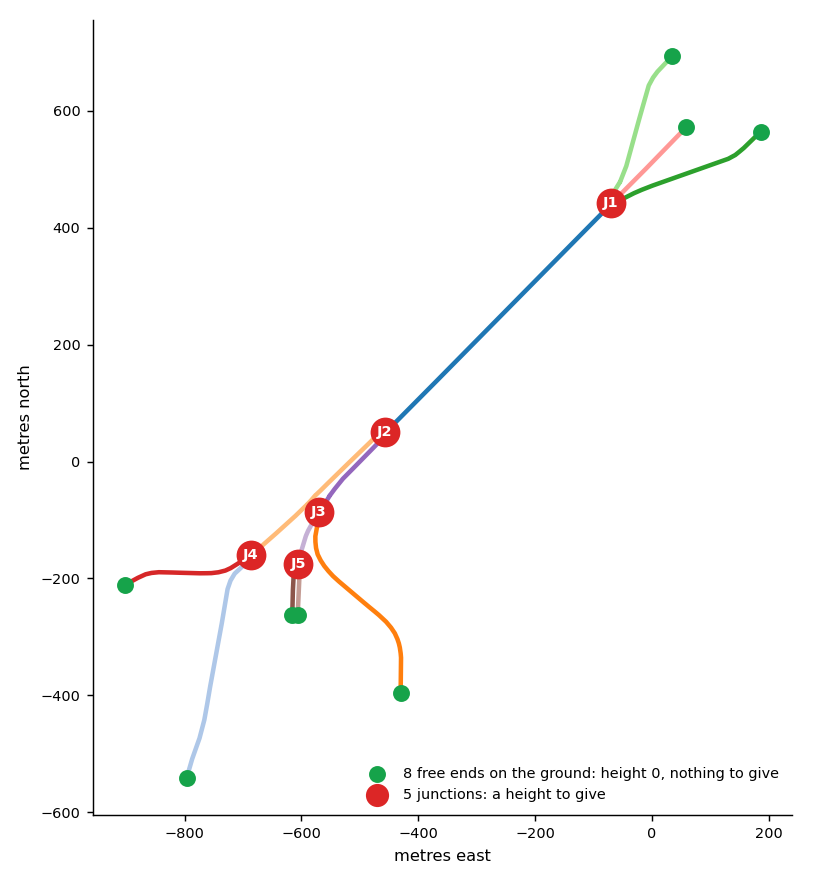

Write the Python code that produced this figure.
"""The nodes of the Granville Bridge group, and the heights that a profile of the bridge needs (docs/design/bridge_height_design.md, "How many heights a profile needs"): the 13 nodes of its
12 chains, the 8 free ends on the ground (height 0: nothing to give) and the 5 junction nodes (a height to give), and for each junction the highest height that a design grade allows, from the
real chain lengths. It writes granville_nodes.png and prints the table. Run it again after a change of the rules:

    python docs/img/bridge-height/granville_nodes.py"""
import collections
import heapq
import sys
from pathlib import Path

import geopandas as gpd
import matplotlib

matplotlib.use("Agg")
import matplotlib.pyplot as plt

HERE = Path(__file__).resolve().parent
SAMPLES = HERE.parents[1] / "samples" / "bridge-profile"
sys.path.insert(0, str(HERE))
from granville import KX, KY, centre_line, chains_of  # noqa: E402

GRADES = (0.05, 0.06, 0.08)


def graph():
    """The nodes of the chains and the chains between them: ({node: [(chain, end, lift)]}, {chain: (node_first, node_last, length)}, the chains)."""
    chains = chains_of(gpd.read_parquet(SAMPLES / "granville_bridge_edges.parquet"))
    at, ends = collections.defaultdict(list), {}
    for n, c in enumerate(chains, 1):
        first, last = c["pieces"][0]["properties"], c["pieces"][-1]["properties"]
        a = next(f["properties"]["__rs_enda"] for f in c["pieces"] if "__rs_enda" in f["properties"])
        b = next(f["properties"]["__rs_endb"] for f in c["pieces"] if "__rs_endb" in f["properties"])
        na, nb = (round(a[0], 5), round(a[1], 5)), (round(b[0], 5), round(b[1], 5))
        at[na].append((n, "first", first["__rs_lift0"]))
        at[nb].append((n, "last", last["__rs_lift1"]))
        ends[n] = (na, nb, c["length"])
    return at, ends, chains


def distance_to_ground(at, ends):
    """The shortest distance along the chains from each node to a free end (a node where one chain ends)."""
    dist = {k: 0.0 for k, v in at.items() if len(v) == 1}
    heap = [(0.0, k) for k in dist]
    heapq.heapify(heap)
    while heap:
        d, k = heapq.heappop(heap)
        if d > dist.get(k, 1e18):
            continue
        for n, _, _ in at[k]:
            na, nb, ell = ends[n]
            other = nb if na == k else na
            if d + ell < dist.get(other, 1e18):
                dist[other] = d + ell
                heapq.heappush(heap, (d + ell, other))
    return dist


def junctions():
    """The junction nodes, from the north (J1) to the south: (name, node, chains that meet, distance to the ground, height of today's engine)."""
    at, ends, chains = graph()
    dist = distance_to_ground(at, ends)
    full = chains[0]["pieces"][0]["properties"]["__rs_full"]
    rows = []
    for k, v in sorted(((k, v) for k, v in at.items() if len(v) > 1), key=lambda kv: -kv[0][1]):
        rows.append((f"J{len(rows) + 1}", k, sorted(n for n, _, _ in v), dist[k], full * max(lift for _, _, lift in v)))
    return rows, at, chains


def example_profile(grade=0.06, cap=22.0):
    """An example set of the 5 junction heights: the highest height that the design `grade` allows at each junction (`grade` x the distance to the ground), and not above `cap`. A free end is 0.
    Between two nodes, a chain is a straight grade from the height at its first node to the height at its last node. Returns the heights of the nodes, and for each chain (numbered from the
    longest) its length, the two end heights and its slope in percent."""
    at, ends, chains = graph()
    dist = distance_to_ground(at, ends)
    height = {k: (0.0 if len(v) == 1 else min(cap, grade * dist[k])) for k, v in at.items()}
    rows = []
    for n in sorted(ends):
        na, nb, ell = ends[n]
        rows.append((n, ell, height[na], height[nb], abs(height[nb] - height[na]) / ell * 100))
    return height, rows


def main():
    rows, at, chains = junctions()
    print(f"nodes: {len(at)}, free ends (on the ground): {sum(1 for v in at.values() if len(v) == 1)}, junctions: {len(rows)}")
    print("| Junction | Chains that meet | Distance to the nearest ground end | Highest height at 5 % | at 6 % | at 8 % | Height of today's engine |\n|---|---|---|---|---|---|---|")
    for name, _, cs, d, today in rows:
        print(f"| {name} | {', '.join(map(str, cs))} | {d:.0f} m | " + " | ".join(f"{g * d:.1f} m" for g in GRADES) + f" | {today:.1f} m |")
    names = {k: name for name, k, *_ in rows}
    height, chain_rows = example_profile()
    print("\nexample: each junction at the highest height that 6 % allows (not above 22 m): " + ", ".join(f"{names[k]} {height[k]:.1f} m" for k in names))
    print("| Chain | Length | Height at the first end | Height at the last end | Slope |\n|---|---|---|---|---|")
    for n, ell, za, zb, slope in chain_rows:
        print(f"| {n} | {ell:.0f} m | {za:.1f} m | {zb:.1f} m | {slope:.1f} % |")
    fig, ax = plt.subplots(figsize=(6.4, 6.8))
    colors = plt.get_cmap("tab20").colors
    for n, c in enumerate(chains, 1):
        line = centre_line(c)
        ax.plot([(x + 123.13) * KX for x, _ in line], [(y - 49.27) * KY for _, y in line], color=colors[(n - 1) % 20], linewidth=2.5, solid_capstyle="round", zorder=1)
    for k in at:
        x, y = (k[0] + 123.13) * KX, (k[1] - 49.27) * KY
        if k in names:
            ax.scatter([x], [y], s=240, color="#dc2626", zorder=3)
            ax.annotate(names[k], (x, y), color="white", fontsize=8, weight="bold", ha="center", va="center", zorder=4)
        else:
            ax.scatter([x], [y], s=70, color="#16a34a", zorder=3)
    ax.scatter([], [], s=70, color="#16a34a", label="8 free ends on the ground: height 0, nothing to give")
    ax.scatter([], [], s=140, color="#dc2626", label="5 junctions: a height to give")
    ax.legend(fontsize=8, loc="lower right", frameon=False)
    ax.set_aspect("equal")
    ax.set_xlabel("metres east", fontsize=9)
    ax.set_ylabel("metres north", fontsize=9)
    ax.tick_params(labelsize=8)
    ax.spines[["top", "right"]].set_visible(False)
    fig.tight_layout()
    fig.savefig(HERE / "granville_nodes.png", dpi=130)

    fig, axes = plt.subplots(3, 4, figsize=(12.5, 7.4), sharey=True)
    for (n, ell, za, zb, slope), ax in zip(chain_rows, axes.flat, strict=False):
        ax.fill_between([0, ell], [za, zb], [za + 1, zb + 1], color=colors[(n - 1) % 20], linewidth=0)
        ax.axhline(0, color="#64748b", linewidth=1.0)
        ax.set_title(f"Chain {n}: {ell:.0f} m\n{za:.1f} m to {zb:.1f} m, slope {slope:.1f} %", fontsize=9)
        ax.set_xlim(0, ell)
        ax.set_ylim(-1, 25)
        ax.spines[["top", "right"]].set_visible(False)
        ax.tick_params(labelsize=8)
        if n in (9, 10, 11, 12):
            ax.set_xlabel("metres along the chain", fontsize=8)
    for i in (0, 4, 8):
        axes.flat[i].set_ylabel("metres above the ground", fontsize=8)
    fig.tight_layout()
    fig.savefig(HERE / "granville_from_5_heights.png", dpi=120)


if __name__ == "__main__":
    main()
